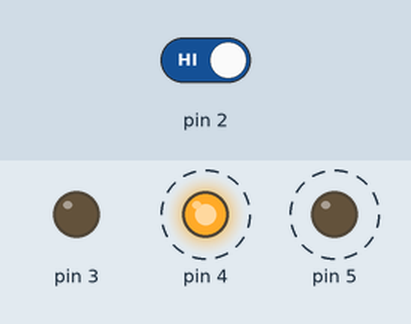
Simulated run of this sketch. Board: Arduino Uno, built with avr-gcc and run on an emulated ATmega328P. On the bench: output pins drawn as LEDs (lit = HIGH). Dashed ring = blinking. The test bench sets the inputs (shaded band); at power-on: pin 2 HIGH.

Above: at 2.5 s.
4.1 s: pin 2 driven LOW
At 5.42 s:
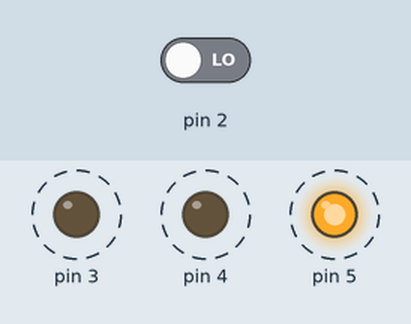
9.3 s: pin 2 driven HIGH
At 11.2 s:
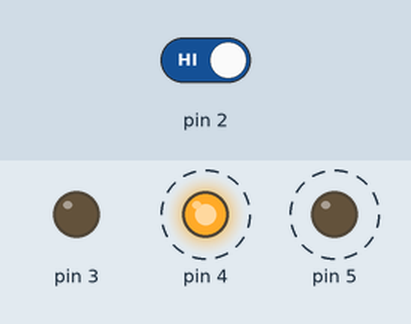
Timing chart, 0 to 18.8 s (numbered marks = the images above; inputs shaded):
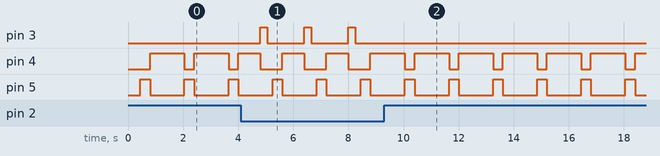

Measured:
- after the input at 4.1 s, pin 3: alternates HIGH for 0.25 s and LOW for 1.4 s, starting after 0.70 s
- after the input at 9.3 s, pin 3: stops changing and stays LOW
- by itself, pin 4: alternates HIGH for 1.3 s and LOW for 0.35 s
- by itself, pin 5: alternates HIGH for 0.35 s and LOW for 1.3 s

The sketch:

sketch_aug24a.ino
```cpp
int switchState = 0;
void setup() {
  pinMode(3, OUTPUT);
  pinMode(4, OUTPUT);
  pinMode(5, OUTPUT);
  pinMode(2, INPUT);
}

void loop(){
  switchState = digitalRead(2);
  if(switchState == LOW){
  // the button is not pressed

  digitalWrite(3, HIGH); //green LED

  digitalWrite(4, LOW); //Red LED

  digitalWrite(5, LOW); //red LED
  //
  digitalWrite(3, HIGH); //green LED

  digitalWrite(4, LOW); //Red LED

  digitalWrite(5, LOW); //red LED
  //
  digitalWrite(3, HIGH); //green LED

  digitalWrite(4, LOW); //Red LED

  digitalWrite(5, LOW); //red LED
  }

  delay(250);
  digitalWrite(3, LOW);
  delay(200);
  digitalWrite(4, LOW);
  digitalWrite(5, HIGH);
  //
  delay(350); // wait for a quarter seconds
  digitalWrite(3, LOW);
  digitalWrite(4, HIGH);
  digitalWrite(5, LOW);
  delay(450);
  //
  delay(350); // wait for a quarter seconds
  digitalWrite(3, LOW);
  digitalWrite(4, HIGH);
  digitalWrite(5, LOW);
  //delay(350); // wait for a quarter seconds
  digitalWrite(3, LOW);
  digitalWrite(4, HIGH);
  digitalWrite(5, LOW);

}
```
